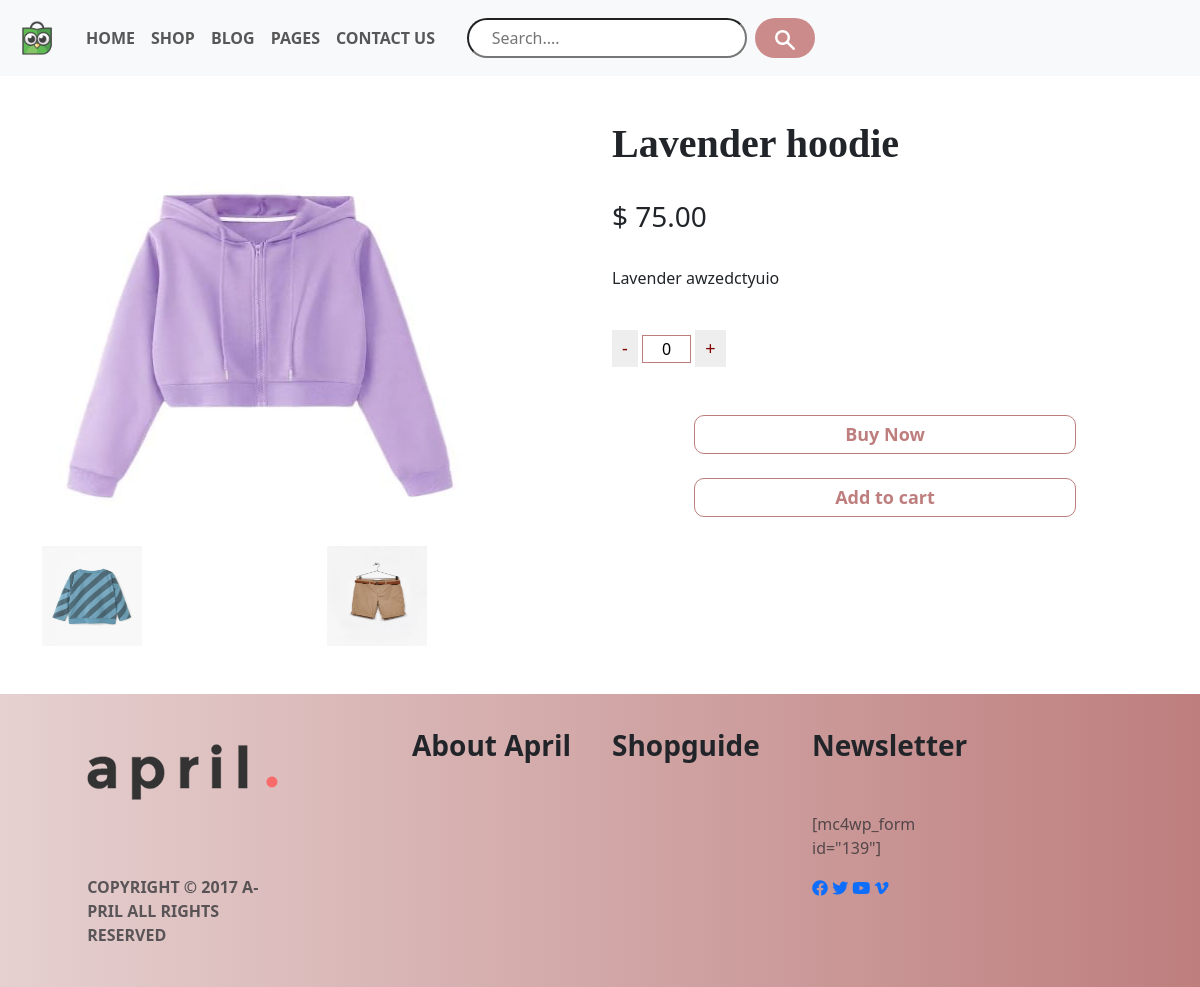
The page /detaildis/6 on the database its author committed.
### app/models.py (models this page shows)
class SubModel(models.Model):
    category=models.TextField(null=True)
    imgg=models.ImageField(upload_to="images",blank=True,null=True)
    prodname=models.TextField()
    prodprice=models.TextField()
    imgone=models.ImageField(upload_to="images",blank=True,null=True)
    imgtwo=models.ImageField(upload_to="images",blank=True,null=True)
    desc=models.TextField(null=True)

### app/views.py (the view)
# urls.py: path('detaildis/<id>',views.detailsdispl,name='detaildsply'),
def detailsdispl(request,id):
    det=SubModel.objects.get(id=id)
    return render(request,"detailspage.html",{"det":det})

### app/templates/detailspage.html (shortened to what this page needs)
<!DOCTYPE html>
{% load static %}
<html lang="en">
<head>
    <link href="https://cdn.jsdelivr.net/npm/bootstrap@5.3.3/dist/css/bootstrap.min.css" rel="stylesheet">
    <link rel="stylesheet" href="https://cdnjs.cloudflare.com/ajax/libs/font-awesome/6.0.0-beta3/css/all.min.css">
</head>
<body>
    <nav class="navbar navbar-expand-sm bg-light fixed-top ">
        <div class="container-fluid">
            <a class="navbar-brand" href="#">
                <img src="{% static 'images/shoppy.png' %}" alt="Logo" style="width:50px; height: 50px;" >
              </a>
          <ul class="navbar-nav">
            <li class="nav-item">
              <a class="nav-link" href="{% url 'homee' %}"><b>HOME</b></a>
            </li>
            <li class="nav-item">
              <a class="nav-link" href="{% url 'display' %}"><b>SHOP</b></a>
            </li>
            <li class="nav-item">
              <a class="nav-link" href="#"><b>BLOG</b></a>
            </li>
            <li class="nav-item">
                <a class="nav-link" href="#"><b>PAGES</b></a>
              </li>
            <li class="nav-item">
                <a class="nav-link" href="#"><b>CONTACT&nbsp;US</b></a>
              </li>
          </ul>
        </div>
          <div class="container" >
            <input  class=" me-2" type="text" placeholder="     Search...." style="border-radius: 20px; height: 40px; width: 280px;" >
            <button class="btn " type="button" style="margin-right: 400px; height: 40px; border-radius: 20px; width: 60px; background-color: rgb(204, 139, 139); "> <img src="{% static 'images/searchicon.png' %}" alt="no" style="width:20px; height: 20px;" > </button>
          </div>
      </nav>
       <div class="container mt-5">
        <div class="row">
            <div class="col-6 mt-5">
              <img src="{{det.imgg.url}}" id="mainimg" alt="" width="80%" height="450px">
            <div class="row">
              <div class="col">
                <img src="{{det.imgone.url}}" class="otherimg" alt="" width="100px" height="100px">
              </div>
              <div class="col">
                <img src="{{det.imgtwo.url}}" class="otherimg" alt="" width="100px" height="100px">
              </div>
            </div>
            </div>
            <div class="col-6 mt-5">
              <br>
                <h1 style="font-family: font-awesome;"><b>{{det.prodname}}</b></h1> <br>
                <h3>$ {{det.prodprice}}</h3> <br>
                <p>{{det.desc}}</p> <br>
                <button id="decrement" style="color: maroon;">-</button>
                <input type="text" id="count" value="0" min="0">
                <button id="increment" style="color: maroon;">+</button> <br> <br> <br>
                 <center><button id="buybtn" style="width: 70%; border-radius: 10px; background-color: white; color: rgb(190, 126, 126); border: 1px solid rgb(190, 126, 126);"><b>Buy Now</b></button></center> <br>
                <center><button id="addcartbtn" style="width: 70%; border-radius: 10px; background-color: white; color: rgb(190, 126, 126); border: 1px solid rgb(190, 126, 126);"><b>Add to cart</b></button></center>
            </div>
        </div>
       </div>
<div class="container-fluid  mt-5" style="background-image: linear-gradient(to right,rgb(230, 208, 208) , rgb(190, 126, 126));">
    <div class="row">
      <div class="col-4">
      <img src="{% static 'images/aprillogo.png' %}" alt="no" style="margin-left: 20%; margin-top: 50px;">
      <br>
      <p style="margin-left: 20%; margin-top: 20%; opacity: 0.7;"><b>COPYRIGHT © 2017 A- <br >PRIL ALL RIGHTS <br> RESERVED</b></p> <br>
      </div>
      <div class="col-2">
         <h3 style="margin-top: 20%;"><b>About April</b></h3>
      </div>
      <div class="col-2">
        <h3 style="margin-top: 20%;"><b>Shopguide</b></h3>
     </div>
     <div class="col-2">
      <h3 style="margin-top: 20%;"><b>Newsletter</b></h3>
      <br>
      <p style="margin-top: 10%; opacity: 0.7;">[mc4wp_form id="139"]</p>
      <a href="#" ><i class="fa-brands fa-facebook"></i></a>
      <a href="#"><i class="fa-brands fa-twitter"></i></a>
      <a href="#"><i class="fa-brands fa-youtube"></i></a>
      <a href="#"><i class="fa-brands fa-vimeo-v"></i></a>
   </div>
    </div>
  </div>
</body>
</html>

### app/templates/detailspage.html (style rules this page uses)
button { border: none; background: #eee; font-size: 18px; padding: 5px 10px; cursor: pointer; }
#count { width: 9%; text-align: center; border: none; border: 1px solid rgb(190, 126, 126) ; }

### rows shown on the page
SubModel: imgg (picture), imgone (picture), imgtwo (picture), prodname "Lavender hoodie", prodprice "75.00", desc "Lavender awzedctyuio"
